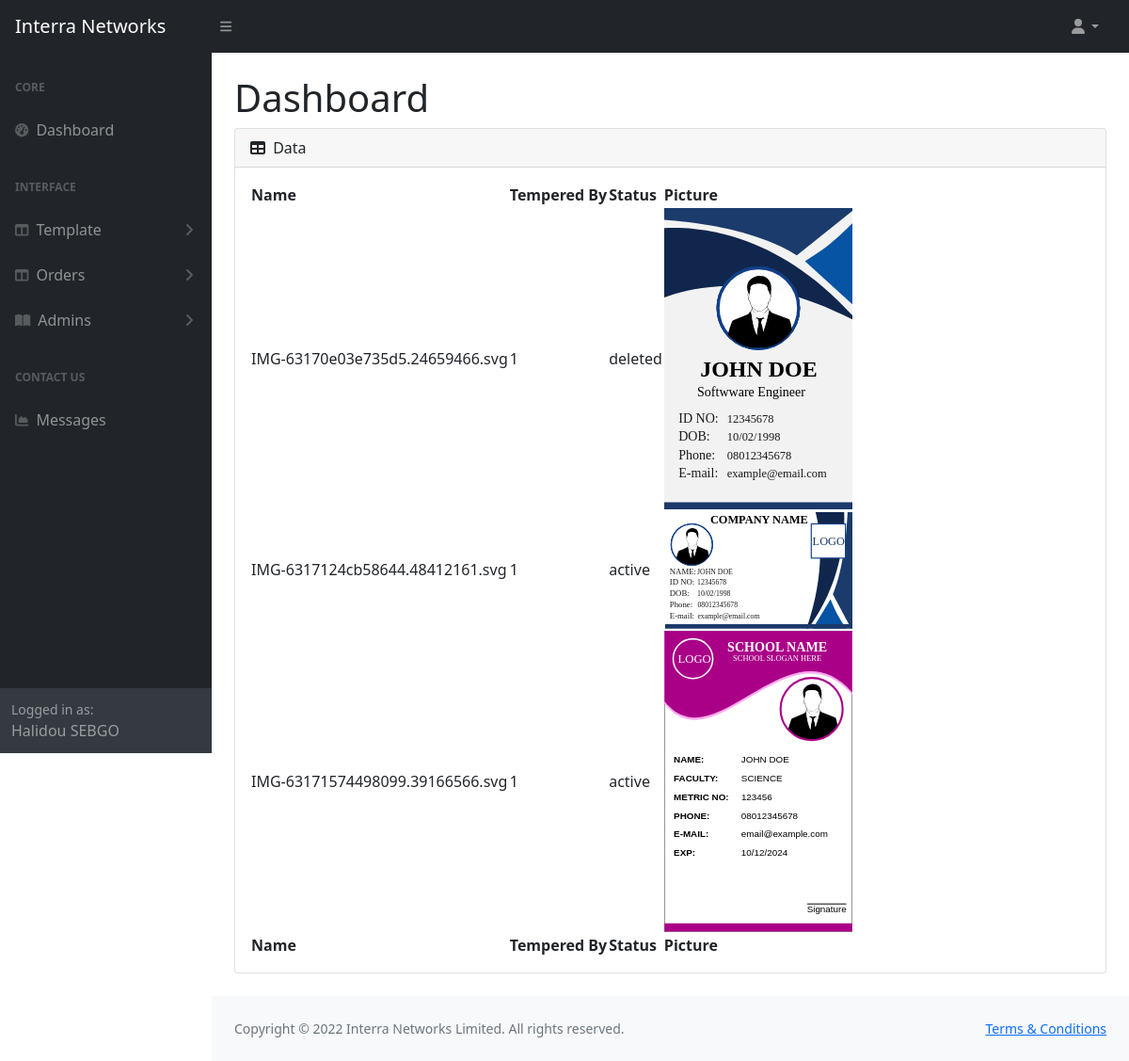
Page /displayTemplate.php (signed in) on the committed database.
### tables this page shows
CREATE TABLE `template` (
  `id` int(11) NOT NULL,
  `picture` varchar(255) NOT NULL,
  `add_by` int(11) NOT NULL,
  `deleted_by` int(11) DEFAULT NULL,
  `status` varchar(255) NOT NULL DEFAULT 'active'
);

### displayTemplate.php (the view, shortened to what this page needs)
<?php
    if(isset($_SESSION["login"])){
        include("./connection.php");
        $query = "SELECT * FROM template;";
        $result = mysqli_query($link, $query);
        include "header.php";
?>
        <div id="layoutSidenav_content">
            <main>
                <div class="container-fluid px-4">
                    <h1 class="mt-4">Dashboard</h1>
                    <div class="card mb-4">
                        <div class="card-header">
                            <i class="fas fa-table me-1"></i>
                            Data
                        </div>
                        <div class="card-body">
                            <table id="datatablesSimple">
                                <thead>
                                    <tr>
                                        <th>Name</th>
                                        <th>Tempered By</th>
                                        <th>Status</th>
                                        <th>Picture</th>
                                    </tr>
                                </thead>
                                <tfoot>
                                    <tr>
                                        <th>Name</th>
                                        <th>Tempered By</th>
                                        <th>Status</th>
                                        <th>Picture</th>
                                    </tr>
                                </tfoot>
                                <tbody>
                                    <?php
                                        while ($row = mysqli_fetch_array($result)) {
                                    ?>
                                        <tr>
                                            <td><?php echo $row['picture'] ?></td>
                                            <td><?php echo $row['add_by'] ?></td>
                                            <td><?php echo $row['status'] ?></td>
                                            <td><img width="200" src="uploads/<?=$row['picture']?>"></td>
                                        </tr>
                                    <?php } ?>
                                </tbody>
                            </table>
                        </div>
                    </div>
                </div>
            </main>
            <?php include 'footer.php'; ?>
        </div>
    </body>
</html>
<?php
    }else{
    echo"You must login" ;
    echo "<a href='./index.php'>login</a>";
    }
?>

### rows in the picture
template: picture "IMG-63170e03e735d5.24659466.svg", add_by "1", status "deleted", picture (picture)
template: picture "IMG-6317124cb58644.48412161.svg", add_by "1", status "active", picture (picture)
template: picture "IMG-63171574498099.39166566.svg", add_by "1", status "active", picture (picture)

### other values in the picture
$_SESSION['fname'] "Halidou"
$_SESSION['lname'] "SEBGO"
